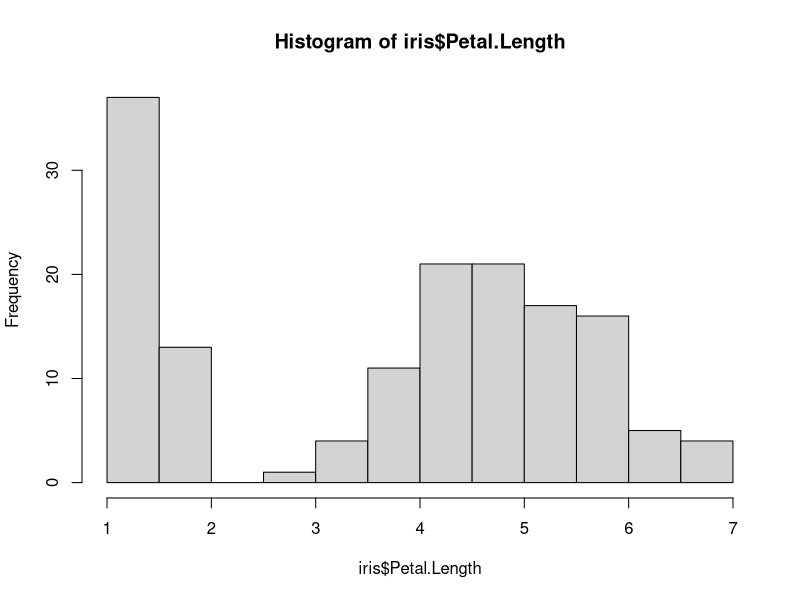
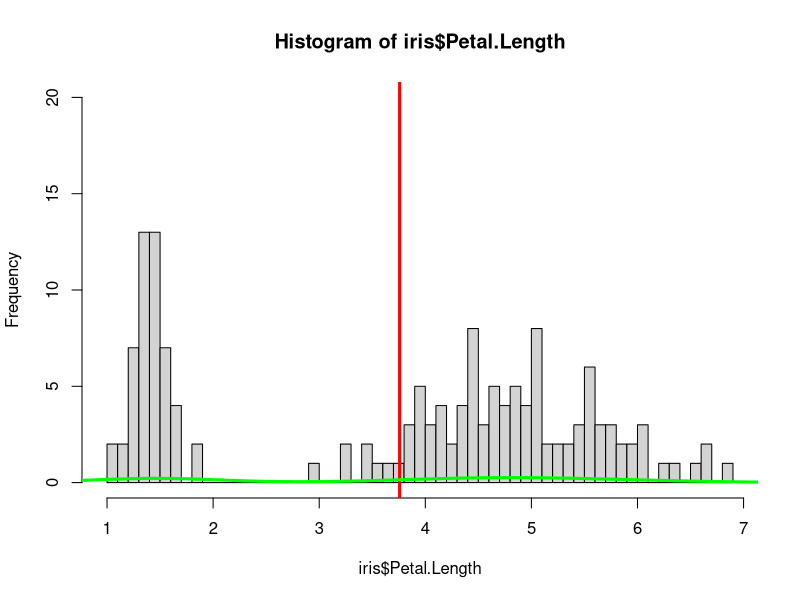
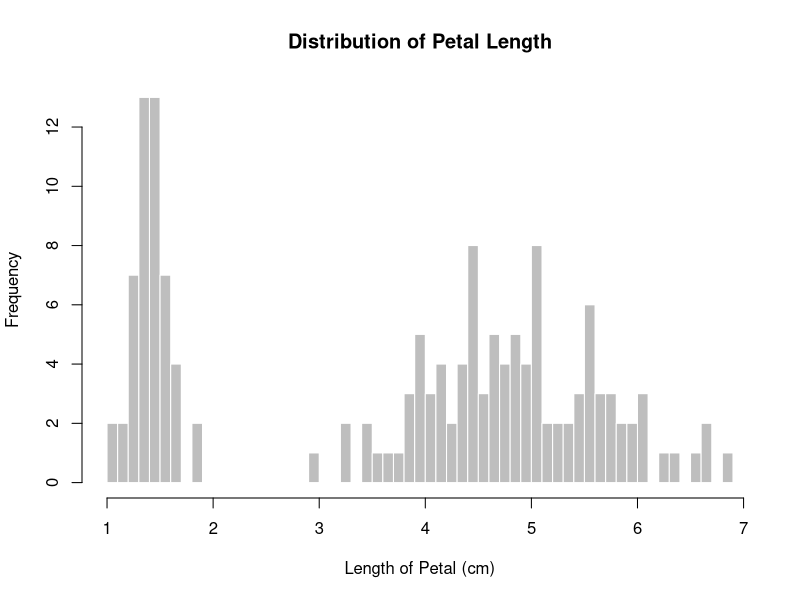
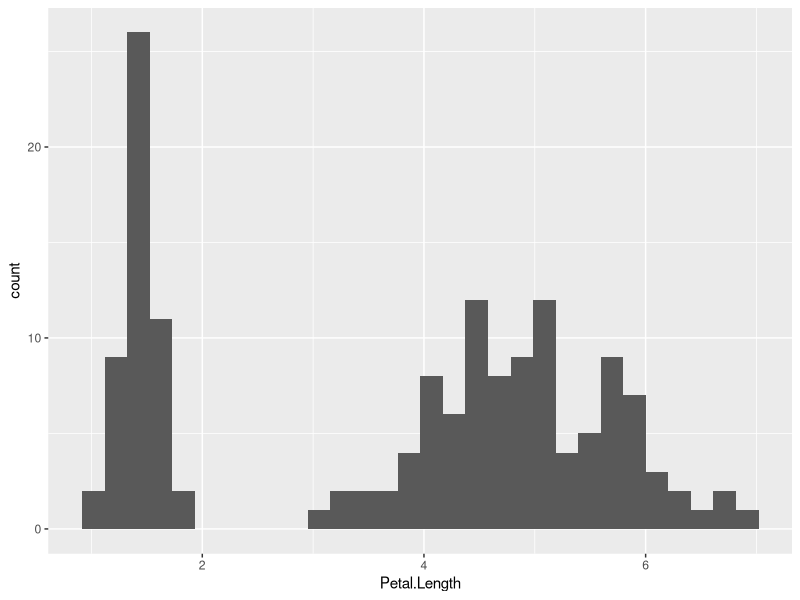
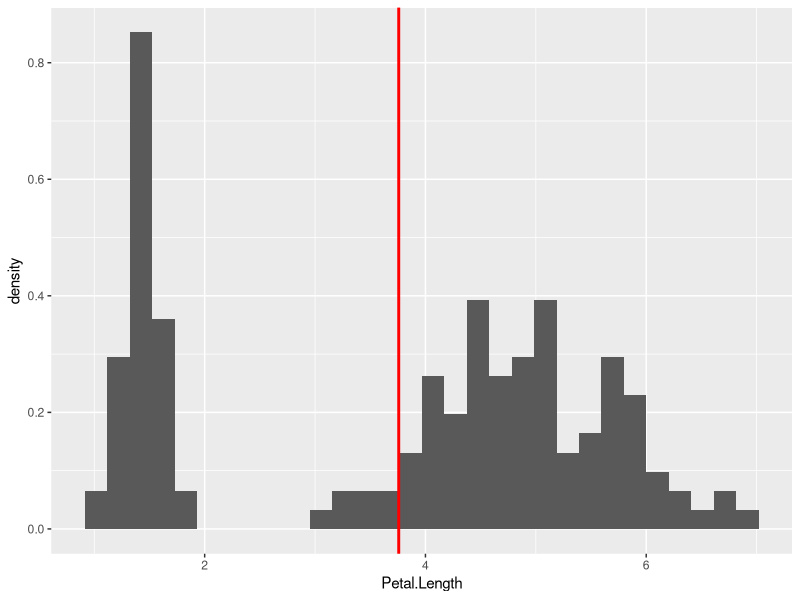
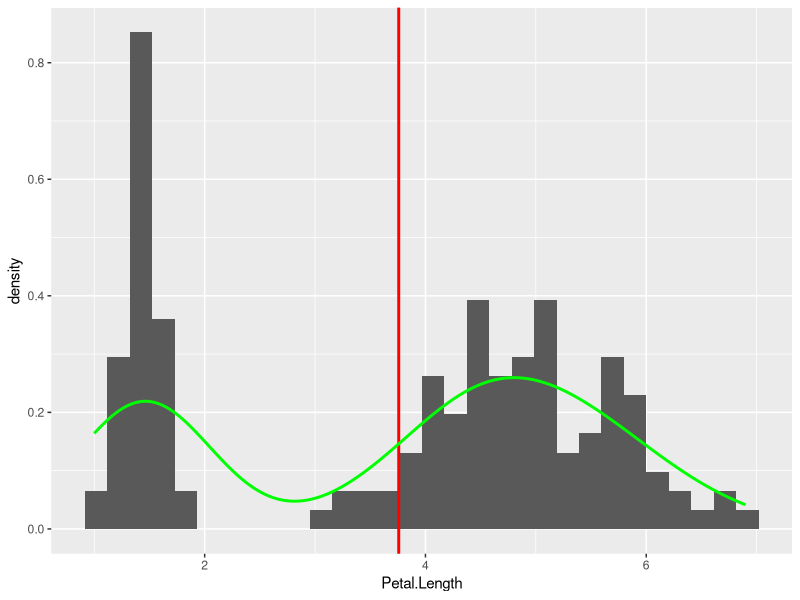
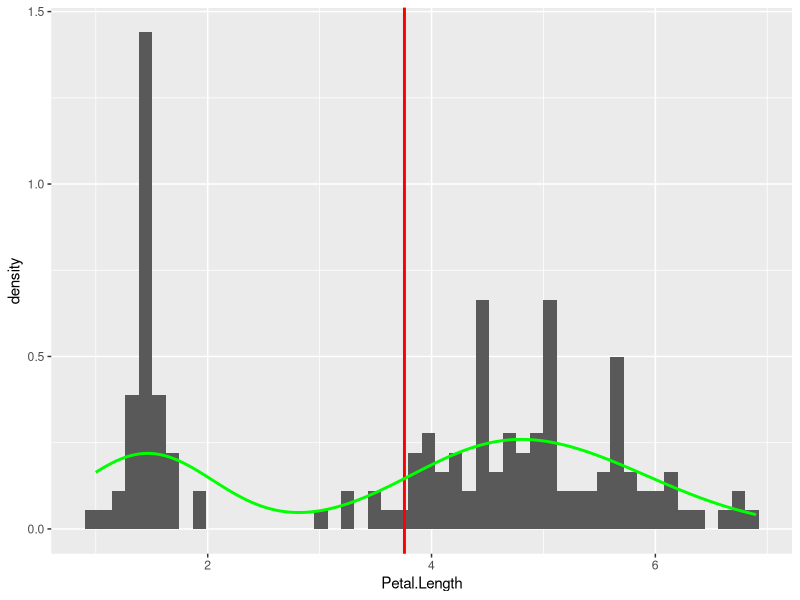
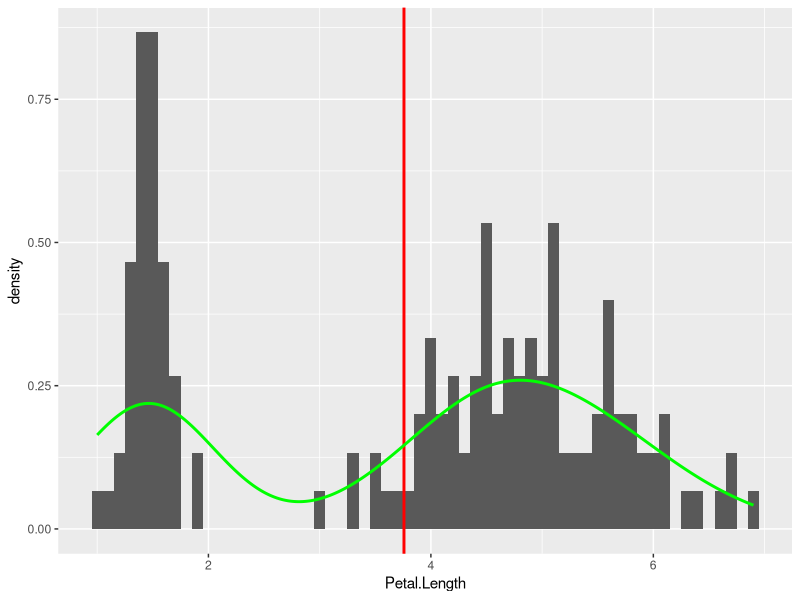

Source code (R) for these figures, in order:
data(iris) # load data

#plot based on hist (default function)

petal_length_mean <- mean (iris$Petal.Length) # calculate the mean value of Petal.Length
hist(iris$Petal.Length) #create a histogram
hist(iris$Petal.Length, breaks = 50, ylim = c(0, 20)) # set 50 breaks for the histogram and set the range of y
abline(v = mean(iris$Petal.Length), col='red', lwd = 3) # add the average on the graph
lines(density(iris$Petal.Length), col = 'green', lwd = 3) # add the density on the graph
hist(iris$Petal.Length, breaks = 50, xlab = 'Length of Petal (cm)', ylab = 'Frequency', main = 'Distribution of Petal Length', col = 'gray', border = "white") #add the legends and title on the graph

#install packages fo "ggplot2", "readr", and "dplyr", only need to do once
install.packages("ggplot2")
install.packages("readr")
install.packages("dplyr")
# load those packages, load by "library" before we use it in one project
library(ggplot2)
library(readr)
library(dplyr)

# plot the histogram based on ggplot
# basic graph
ggplot(iris, aes(x = Petal.Length)) + geom_histogram()
length_stats <- iris |>
  summarise(mean_length = mean(Petal.Length))
length_stats

# add average line by using geom_vline()
ggplot(data = iris, aes(x = Petal.Length, y = after_stat(density))) +
  geom_histogram() +
  geom_vline(aes(xintercept = mean_length), length_stats, color = "red", linewidth = 1)

# add the density by using geom_density()
ggplot(data = iris, aes(x = Petal.Length, y = after_stat(density))) +
  geom_histogram() +
  geom_vline(aes(xintercept = mean_length), length_stats, color = "red", linewidth = 1) +
  geom_density(color = "green", linewidth = 1)

# set 50 breaks for the x extent
ggplot(data = iris, aes(x = Petal.Length, y = after_stat(density))) +
  geom_histogram(bins = 50) +
  geom_vline(aes(xintercept = mean_length), length_stats, color = "red", linewidth = 1) +
  geom_density(color = "green", linewidth = 1)

# change number of bins by changing the width of it
ggplot(data = iris, aes(x = Petal.Length, y = after_stat(density))) +
  geom_histogram(binwidth = 0.1) +
  geom_vline(aes(xintercept = mean_length), length_stats, color = "red", linewidth = 1) +
  geom_density(color = "green", linewidth = 1)

# change number of bins by changing the width of it
ggplot(data = iris, aes(x = Petal.Length, y = after_stat(density))) +
  geom_histogram(boundary = 0.5) +
  geom_vline(aes(xintercept = mean_length), length_stats, color = "red", linewidth = 1) +
  geom_density(color = "green", linewidth = 1)

#change the colors of the background and the bins
ggplot(data = iris, aes(x = Petal.Length, y = after_stat(density))) +
  geom_histogram(bins = 50, color = "white", fill = "blue") +
  geom_vline(aes(xintercept = mean_length), length_stats, color = "red", linewidth = 1) +
  geom_density(color = "green", linewidth = 1)

# import the factor "Species" from data_iris
data_iris <- iris |>
  mutate(Species = factor(Species))

# group it by factor "species"
ggplot(data = data_iris, aes(x = Petal.Length, y = after_stat(density), fill = Species)) +
  geom_histogram(bins = 50, color = "white", fill = "blue") +
  geom_vline(aes(xintercept = mean_length), length_stats, color = "red", linewidth = 1) +
  geom_density(color = "gray", linewidth = 1)+
  labs(x ='Length of Petal (cm)', y='Count', title = 'Petal Length Distributions')

# Add the range of x using xlin()
ggplot(data = data_iris, aes(x = Petal.Length, y = after_stat(density), fill = Species)) +
  geom_histogram(bins = 50, color = "white", fill = "blue") +
  geom_vline(aes(xintercept = mean_length), length_stats, color = "red", linewidth = 1) +
  geom_density(color = "gray", linewidth = 1)+
  labs(x ='Length of Petal (cm)', y='Count', title = 'Petal Length Distributions') +
  xlim(0, 8)

# adjust the position of the legend and separate the three species into three graphs

PetalPlot <- ggplot(data = data_iris, aes(x = Petal.Length, y = after_stat(density), fill = Species)) +
  geom_histogram(bins = 50, color = "white", fill = "blue") + facet_grid(vars(Species)) +
  geom_vline(aes(xintercept = mean_length), length_stats, color = "red", linewidth = 1) +
  geom_density(color = "gray", linewidth = 1, alpha = 0.5)+
  labs(x ='Length of Petal (cm)', y='Count', title = 'Petal length distributions of three species', caption = "Data Resource: iris (https://rpubs.com/moeransm/intro-iris)") +
  xlim(0, 8) +
  theme(legend.position = "bottom", plot.title = element_text(hjust = 0.5), plot.subtitle = element_text(hjust = 0.5))

# save plot result
ggsave("Petal_Length_Distributions.png", plot = PetalPlot, width = 8, height = 6, dpi = 300)
